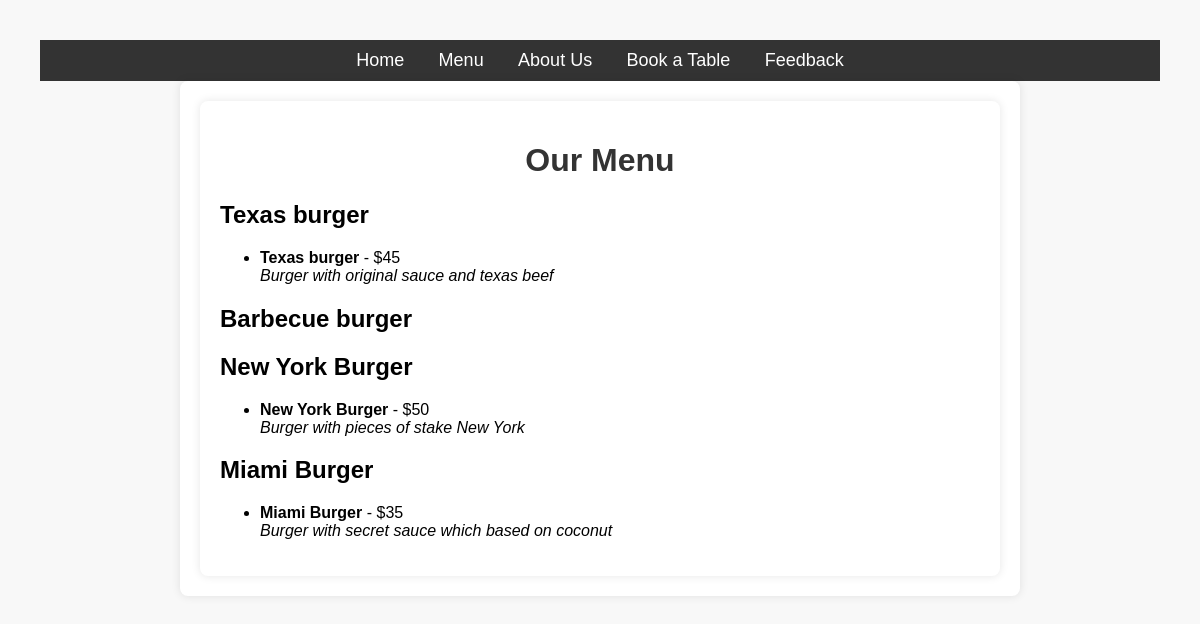
/restaurant_app/menu/, run on an earlier commit of the app's database.
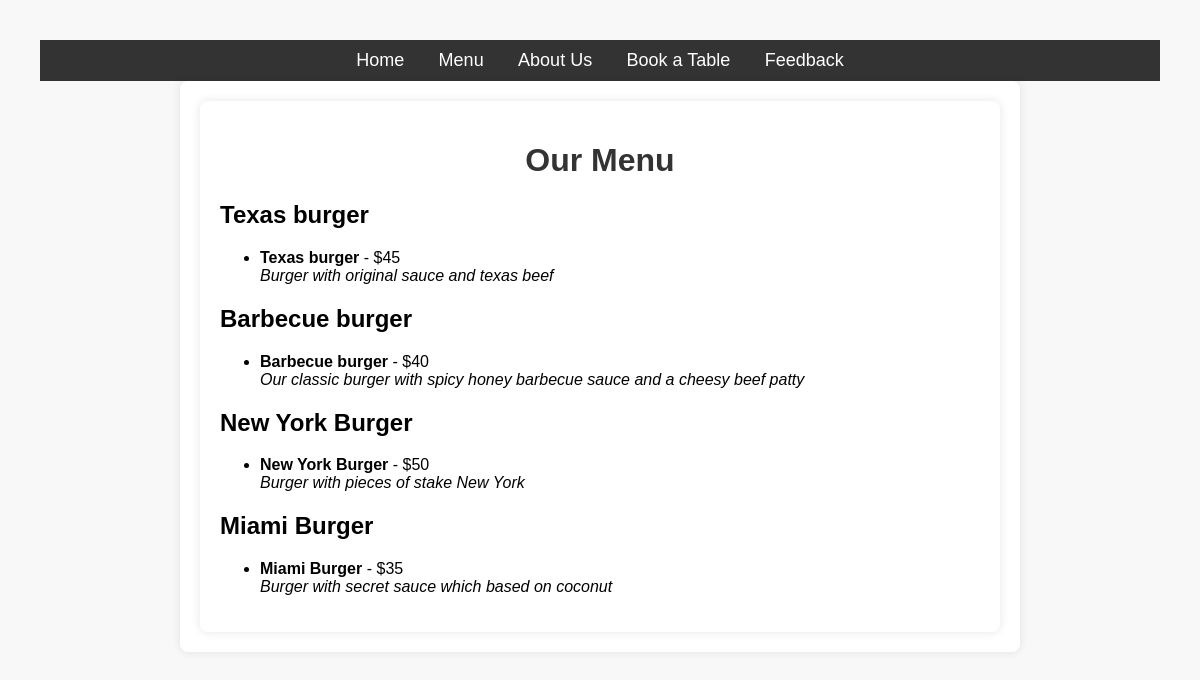
And on a later commit of the database.
### restaurant_app/models.py (models this page shows, shortened)
class Position(models.Model):
    position_name = models.CharField(max_length=15)

class PositionList(models.Model):
    position_name = models.CharField(max_length=40)
    description = models.TextField(blank=False)
    price = models.IntegerField()
    category = models.ForeignKey(Position, related_name='name', on_delete=models.CASCADE)
    chef = models.ForeignKey('Chef', related_name='positions', on_delete=models.CASCADE)

### restaurant_app/views.py (the view)
# urls.py: path("menu/", menu, name="menu"),
def menu(request):
    positions = Position.objects.all()
    menu_items = PositionList.objects.all()
    context = {
        'positions': positions,
        'menu_items': menu_items,
    }
    return render(request, 'restaurant_app/menu.html', context)

### templates/restaurant_app/menu.html (shortened to what this page needs)
{% extends 'base.html' %}
{% block content %}
<div class="container">
    <h1>Our Menu</h1>
    {% for position in positions %}
        <h2>{{ position.position_name }}</h2>
        <ul>
            {% for item in menu_items %}
                {% if item.category == position %}
                    <li>
                        <strong>{{ item.position_name }}</strong> - ${{ item.price }}<br>
                        <em>{{ item.description }}</em>
                    </li>
                {% endif %}
            {% endfor %}
        </ul>
    {% endfor %}
</div>
{% endblock %}

What changed in the data, as far as the page shows it:
added PositionList: position_name "Barbecue burger", price "40", description "Our classic burger with spicy honey barbecue sauce and a cheesy beef patty", shown under Position "Barbecue burger"
